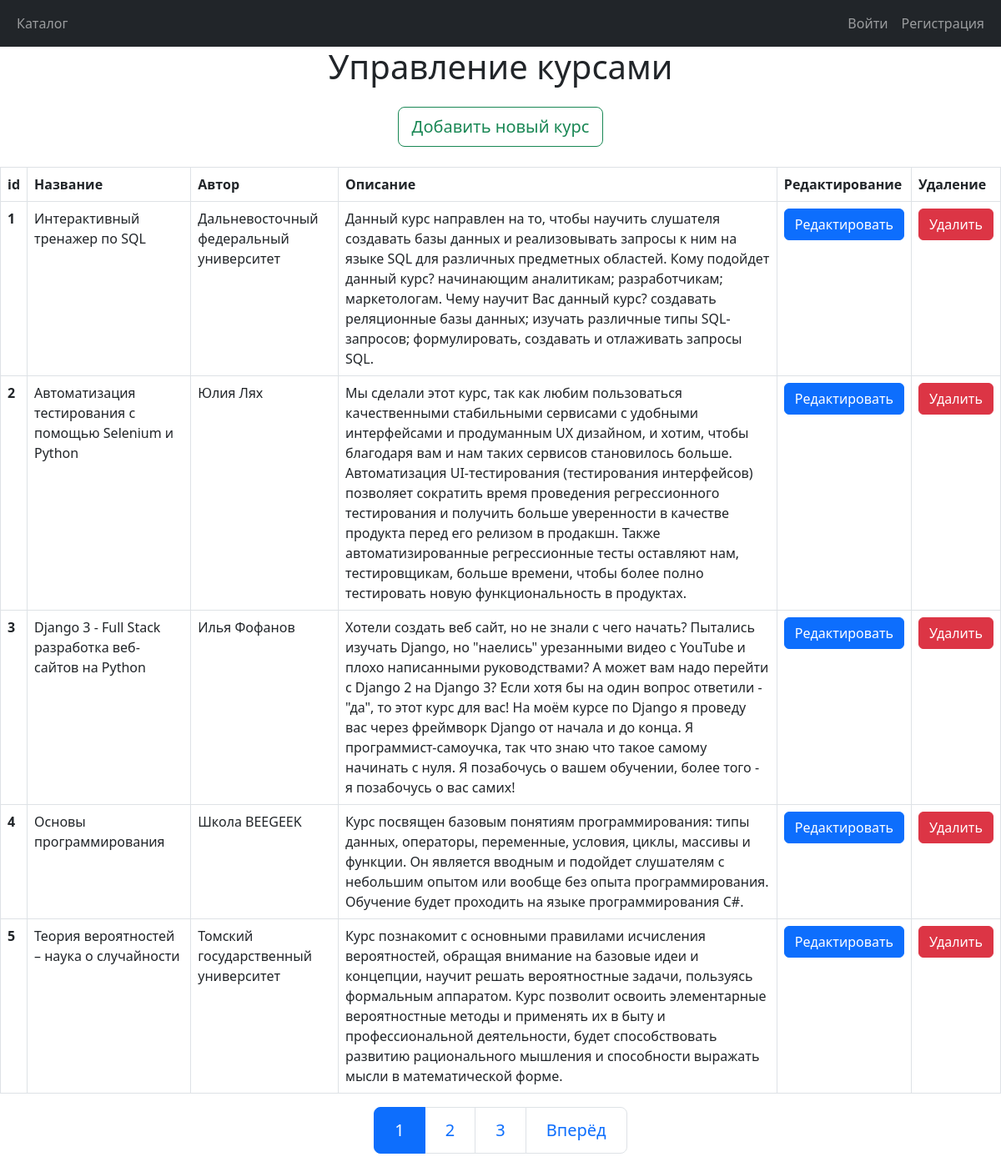
Before: /control/ with the older database file.
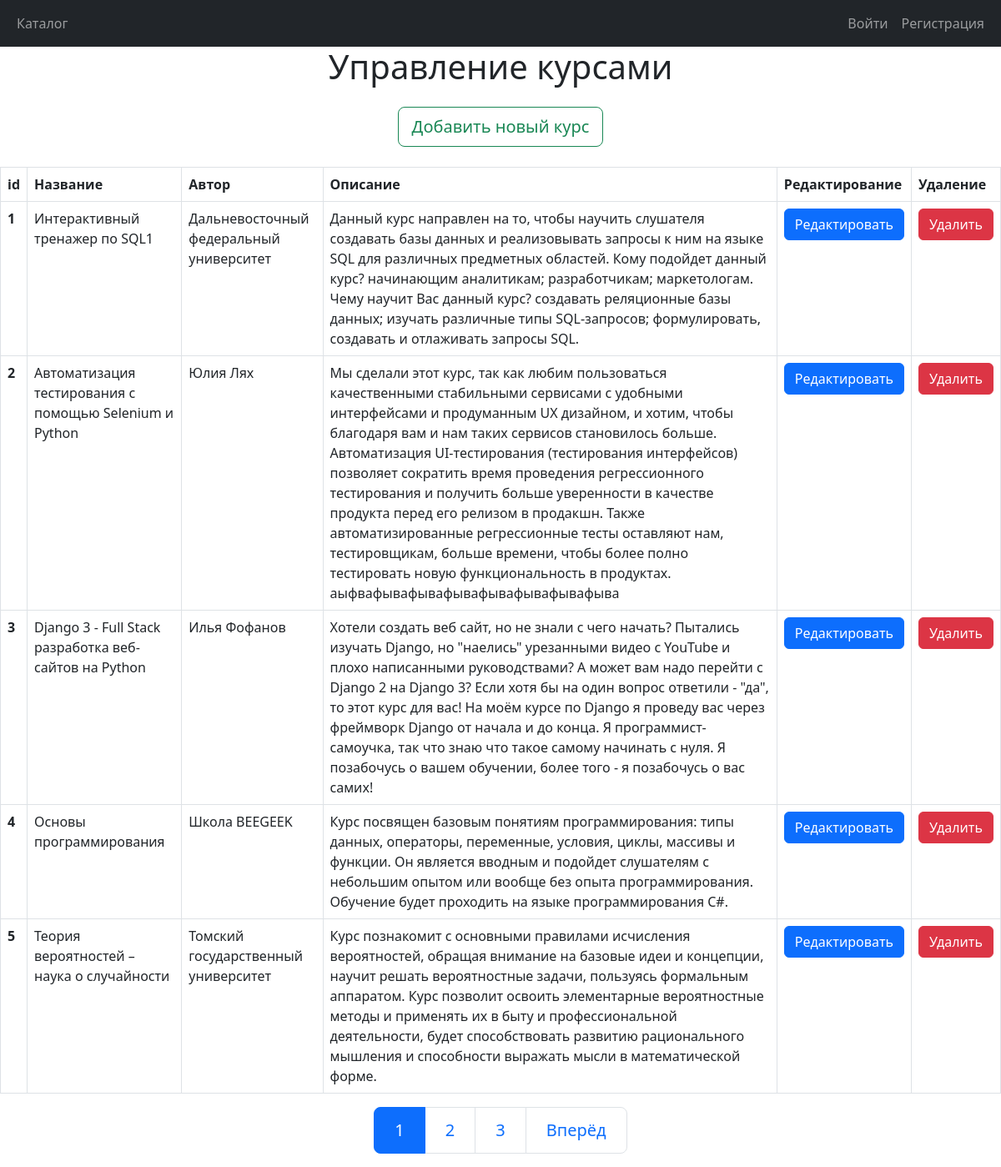
After: the same page with the newer database file.
### courses/models.py (models this page shows, shortened)
class Course(models.Model):
    title = models.CharField(max_length=100, verbose_name='Название')
    author = models.CharField(max_length=100, verbose_name='Автор')
    description = models.TextField(verbose_name='Описание курса')
    class Meta:
        verbose_name = 'Курс'
        verbose_name_plural = 'Курсы'

### courses/views.py (the view)
# urls.py: path('control/', control_page, name="control"),
def control_page(request):
    template_name = "courses/control.html"
    if request.method == "POST":
        form = CourseForm(request.POST)
        if form.is_valid():
            form.save()
            return redirect('control')
    course_list = Course.objects.all()
    paginator = Paginator(course_list, 5)
    page_number = request.GET.get('page')
    page_obj = paginator.get_page(page_number)
    context = {
        'object_list': Course.objects.all(),
        'form': CourseForm(),
        'page_obj': page_obj,
    }
    return render(request, template_name, context)

### courses/templates/courses/control.html (shortened to what this page needs)
{% extends "courses/index.html" %}
{% block content %}
<h1 class="text-center">Управление курсами</h1>
<div class="mt-4 mb-4 text-center">
<button type="button" class="btn btn-outline-success btn-lg" data-bs-toggle="modal" data-bs-target="#exampleModal">
  Добавить новый курс
</button>
</div>
<table class="table table-bordered">
  <thead>
    <tr>
      <th scope="col">id</th>
      <th scope="col">Название</th>
      <th scope="col">Автор</th>
      <th scope="col">Описание</th>
      <th scope="col">Редактирование</th>
      <th scope="col">Удаление</th>
    </tr>
  </thead>
  <tbody>
    {% for course in page_obj %}
    <tr>
      <th scope="row">{{course.id}}</th>
      <td>{{course.title}}</td>
      <td>{{course.author}}</td>
      <td>{{course.description}}</td>
      <td><a class="btn btn-primary" href="{% url 'update_page' course.pk %}">Редактировать</a></td>
      <td><a class="btn btn-danger" href="{% url 'delete_page' course.pk %}">Удалить</a></td>
    </tr>
    {% endfor %}
  </tbody>
</table>
{% endblock content %}
    {% block footer %}
    {% if page_obj.has_other_pages %}
          <nav aria-label="...">
      <ul class="pagination pagination-lg justify-content-center">
        {% for p in page_obj.paginator.page_range %}
        {% if p >= page_obj.number|add:-2 and p <= page_obj.number|add:2 %}
        <li class="page-item"><a class="page-link {% if page_obj.number == p %}active{% endif %}" href="?page={{p}}">{{p}}</a></li>
        {% endif %}
        {% endfor %}
        <li class="page-item">
          {% if  page_obj.has_next %}
          <a class="page-link" href="?page={{page_obj.next_page_number}}">Вперёд</a>
          {% endif %}
        </li>
      </ul>
    </nav>
    {% endif %}
    {% endblock footer %}

### courses/templates/courses/index.html (shortened to what this page needs)
<!doctype html>
<html lang="ru">
  <head>
    <link href="https://cdn.jsdelivr.net/npm/bootstrap@5.2.2/dist/css/bootstrap.min.css" rel="stylesheet">
  </head>
  <body>
    <nav class="navbar navbar-expand-lg navbar-dark bg-dark sticky-top">
    <div class="container-fluid">
        <div class="collapse navbar-collapse" id="navbarContent">
            <ul class="navbar-nav me-auto">
                {% if user.is_superuser %}
                    <li class="nav-item">
                        {% url 'control' as url_control %}
                        <a class="nav-link{% if url_control == request.path %} active {% endif %}" href={{url_control}}>Управление курсами</a>
                    </li>
                {% else %}
                {% if request.user.is_authenticated %}
                    <li class="nav-item">
                        {% url 'catalog' as url_catalog %}
                        <a class="nav-link{% if url_catalog == request.path %} active {% endif %}" href={{url_catalog}}>Каталог</a>
                    </li>
                    <li class="nav-item">
                        {% url 'learn' as url_learn %}
                        <a class="nav-link{% if url_learn == request.path %} active {% endif %}" href={{url_learn}}>Моё обучение</a>
                    </li>
                {% else %}
                    <li class="nav-item">
                        {% url 'catalog' as url_catalog %}
                        <a class="nav-link{% if url_catalog == request.path %} active {% endif %}" href={{url_catalog}}>Каталог</a>
                    </li>
                {% endif %}
                {% endif %}
            </ul>
            <ul class="navbar-nav">
                {% if request.user.is_authenticated %}
                <li class="nav-item">
                    <a class="nav-link disabled" style="color: white;" href="#"> Добро пожаловать, {{ request.user }} </a>
                </li>
                <li class="nav-item">
                    <a class=" btn nav-link btn-warning ml-5 text-dark link-dark" href="{% url 'logout' %}"> Выйти </a>
                </li>
                {% else %}
                    <li class="nav-item">
                        <a class="nav-link" href="{% url 'login' %}"> Войти </a>
                    </li>
                    <li class="nav-item">
                        <a class="nav-link" href="{% url 'register' %}"> Регистрация </a>
                    </li>
                {% endif %}
            </ul>
        </div>
    </div>
</nav>
    {% block content %}{% endblock content %}
    {% block footer %}{% endblock footer %}
  </body>
</html>

Changed rows visible on the page:
changed Course "Дальневосточный федеральный университет": title "Интерактивный тренажер по SQL" → "Интерактивный тренажер по SQL1"
changed Course "Автоматизация тестирования с помощью Selenium и Python": description "…новую функциональность в продуктах." → "…новую функциональность в продуктах. аыфвафывафывафывафывафывафывафыва"
